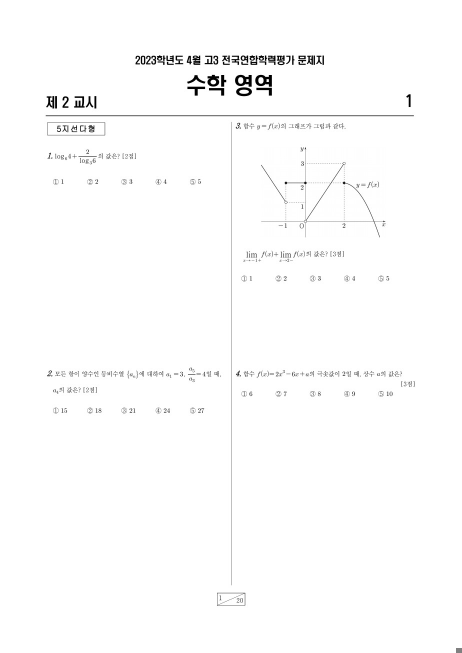
#> input picture base.jpg, 924 x 1306 px (shown at 1/2 size); its folder holds only this picture in this run
$ python -i findQuesion.py   (imports and definitions only)
#> lines starting #> are read from the running program, lines starting #| are printed output that depends on the picture; after the words box and inside, x2 and y2 are one past the last pixel; in counts of white or black regions, pixels touching at a corner belong together; pictures that were not available may be replaced by others from this repository, and a replacement may not be noted
### detectFunc.py
import cv2
import numpy as np

# 검정색 단일 채널 만들어주는 함수 검증용으로 만듬
# [75 lines left out: functions createBground, thresRedByRGB, detectEdgeByCanny, thresRedByHSV, detectEdgeBySobel, not called in this run]

def convert2gray(image):
    imgray = cv2.cvtColor(image, cv2.COLOR_BGR2GRAY)
    blur = cv2.GaussianBlur(imgray, ksize=(3,3), sigmaX=0)
    return blur

### findQuesion.py
import detectFunc as df
import numpy as np
import webbrowser
import cv2
import os

# 화면 자르기 (중앙선 제일 위 s, 아래 e, 좌우 넓이 w)
# [5 lines left out: function page_cut, not called in this run]

# 화면 자르기 전처리
def make(image):
    h=[]
    w=[]
    img_gray = df.convert2gray(image)
    thres = cv2.threshold(img_gray, 0, 255, cv2.THRESH_BINARY+cv2.THRESH_OTSU)[1]

    edgesx = cv2.Sobel(thres, -1, 1, 0, scale=4)
    edgesy = cv2.Sobel(thres, -1, 0, 1, scale=4)
    edges = cv2.addWeighted (edgesx, 1, edgesy, 1, 0)
    lines = cv2.HoughLinesP(edges, 1, np.pi/180, 300,minLineLength=600,maxLineGap = 90)

    # 모의고사 상단 선, 중간 선 검출
    for i in range(len(lines)):
        for x1,y1,x2,y2 in lines[i]:
            if y1 == y2:
                h.append([x1,y1])
                h.append([x2,y2])

            if x1==x2:
                w.append([x1,y1])
                w.append([x2,y2])

    #가로선 h
    high=min(h, key=lambda x:x[1])
    max_h=max(h, key=lambda x:x[1]==high[1])

    #세로선 w
    max_w=max(w, key=lambda x:x[1])
    min_w=min(w, key=lambda x:x[1])

    cv2.line(image, min_w, max_w, (0,0,255), 1)

    right, left = page_cut(image,max_h[1], max_w[1], max_w[0])

    return right, left

# 문제 영역 찾기(좌우잘린 원본문제)
# [100 lines left out: functions findQuestionArea, findCross, findCrossInPic, is_rec_overlap, make_rec, findWrong, not called in this run]

# picture과 orgin의 유사도 출력
def templete_match(origin, picture):

    methods = ['cv2.TM_CCOEFF_NORMED']

    for i, method_name in enumerate(methods):
        method = eval(method_name) # 문자열을 함수에 사용하도록 변환

        # 템플릿 매칭
        res = cv2.matchTemplate(picture, origin, method)

        min_val, max_val, min_loc, max_loc = cv2.minMaxLoc(res)

        if method in [cv2.TM_SQDIFF, cv2.TM_SQDIFF_NORMED]:
            match_val = min_val # 최소값(좋은 매칭)

        else:
            match_val = max_val # 최대값(좋은 매칭)

    return match_val

# 채점된 이미지파일로 원본 이미지파일 찾기
def find_origin(origin_dir, draw):
    val_list = []

    for origin in os.listdir(origin_dir) :
        # if template_file.startswith("test"):
        # startswitch는 origin_dir 내부에 원본 이미지 외에 다른 폴더나
        # 다른 이미지가 같이섞여있으면 특정 텍스트 포함한 이미지만 추출
        origin_path = os.path.join(origin_dir,origin)
        origin_img = cv2.imread(origin_path)
        val= templete_match(origin_img, draw)
        val_list.append((val,origin_img))

    # print(val_list)

    val_list.sort(reverse=True)

    #내림차순 정렬한 튜플에서 image 반환
    return val_list[0][1]

# 틀린 문제파일들을 지움
# [45 lines left out: functions deleteAllFiles, trimWrongImg, not called in this run]

# 채점된 이미지 파일에서 틀린 문제들을 뽑아내 ./test/wrong 디렉토리에 저장 (사진)
def trimWrongPic(img_path):

#> called with img_path = 'base.jpg'
    picture_draw = cv2.imread(img_path)
#> picture_draw is the input picture: shape (1306, 924, 3); min 0, max 255, mean 252.2
    picture_draw = cv2.resize(picture_draw, dsize=(841,1190))
#> picture_draw: shape (1190, 841, 3)

    picture = find_origin("./test/origin",picture_draw)
#> the loop in templete_match, `for i, method_name in enumerate(methods):` made 1 pass
#> (min_val, max_val, min_loc, max_loc, match_val) on pass 1: (-0.00433, 0.323, (2, 97), (41, 15), 0.323)
#> pass 1, in templete_match, `res = cv2.matchTemplate(picture, origin, method)`:
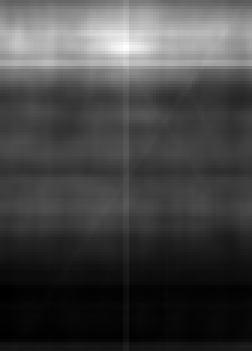
#> res: shape (117, 84) float32 (shown 3 times larger); min -0.00433, max 0.323, mean 0.0839; drawn with min black and max white
#> in find_origin, `val= templete_match(origin_img, draw)`: val = 0.323
    picture = cv2.resize(picture, dsize=(841,1190))

    p_right,p_left=make(picture)
#> in make, `thres = cv2.threshold(img_gray, 0, 255, cv2.THRESH_BINARY+cv2.THRESH_O..`:
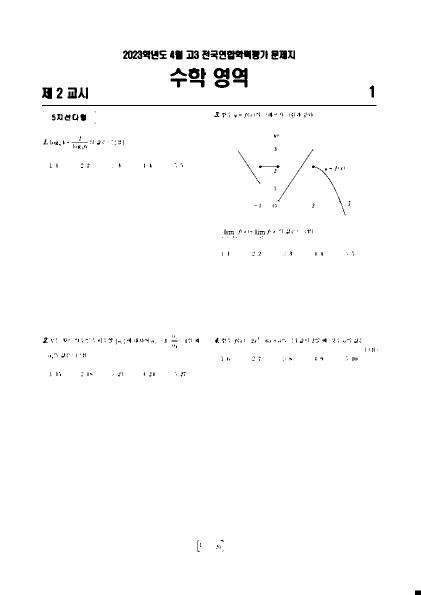
#> thres: shape (1190, 841) (shown at 1/2 size); 98.7% white; 393 black regions (323 under 20 px), largest, box (x1, y1, x2, y2) and area: (84, 210, 753, 212) 1338, (464, 136, 495, 175) 701, (246, 101, 301, 119) 611
#> in make, `edgesx = cv2.Sobel(thres, -1, 1, 0, scale=4)`:
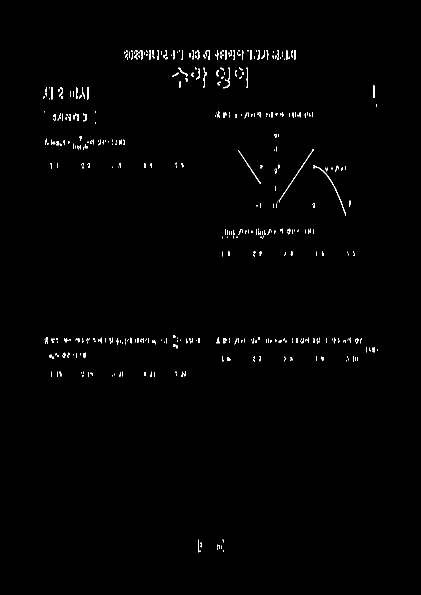
#> edgesx: shape (1190, 841) (shown at 1/2 size); 0.76% white in thin lines or dots, all inside (x1, y1, x2, y2) = (86, 100, 756, 1105)
#> in make, `edgesy = cv2.Sobel(thres, -1, 0, 1, scale=4)`:
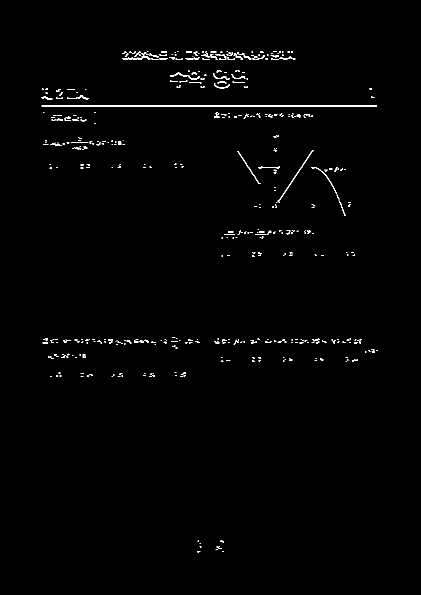
#> edgesy: shape (1190, 841) (shown at 1/2 size); 0.87% white in thin lines or dots, all inside (x1, y1, x2, y2) = (83, 103, 756, 1105)
#> in make, `edges = cv2.addWeighted (edgesx, 1, edgesy, 1, 0)`:
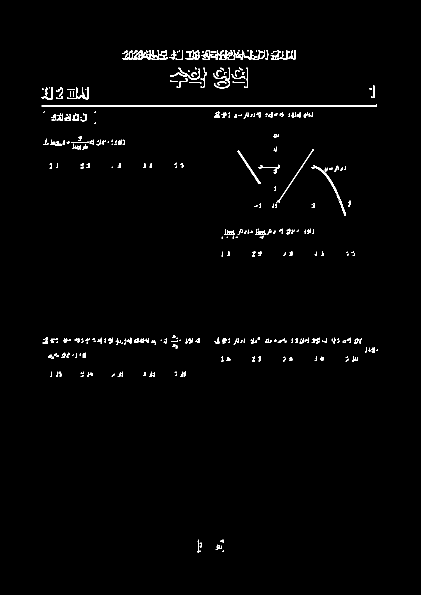
#> edges: shape (1190, 841) (shown at 1/2 size); 1.3% white in thin lines or dots, all inside (x1, y1, x2, y2) = (83, 100, 756, 1105)
#> in make, `lines = cv2.HoughLinesP(edges, 1, np.pi/180, 300,minLineLength=600,max..`: lines = [[83, 212, 753, 212], [83, 211, 753, 211]]
#> the loop in make, `for i in range(len(lines)):` made 2 passes
#> after the loop in make, `for i in range(len(lines)):`: h = [[83, 212], [753, 212], [83, 211], [753, 211]]; w = []
#> in make, `high=min(h, key=lambda x:x[1])`: high = [83, 211]
    pd_right,pd_left=make(picture_draw)

    count_pl = findQuestionArea(p_left)
    count_pr = findQuestionArea(p_right)

    line_pr = findCrossInPic(pd_right)
    line_pl = findCrossInPic(pd_left)

    rect_pr = make_rec(line_pr)
    rect_pl = make_rec(line_pl)

    wrong_l = findWrong(count_pl, rect_pl, p_left)
    wrong_r = findWrong(count_pr, rect_pr, p_right)

    file_name = './test/wrong/wrong_'
    num = '1'
    suffix = '.png'

    if wrong_l is not None:
        for wrong in wrong_l:
            x, y, w, h = cv2.boundingRect(wrong)
            img = p_left[y: y + h, x : x + w]
            cv2.imwrite(file_name + num + suffix, img)
            num = str(int(num) + 1)

    if wrong_r is not None:
        for wrong in wrong_r:
            x, y, w, h = cv2.boundingRect(wrong)
            img = p_right[y: y + h, x : x + w]
            cv2.imwrite(file_name + num + suffix, img)
            num = str(int(num) + 1)

    num = str(int(num) - 1)
    return int(num)

#> (the run stopped early here; a loop or call above may not have finished)

$ run again, on problem.jpg
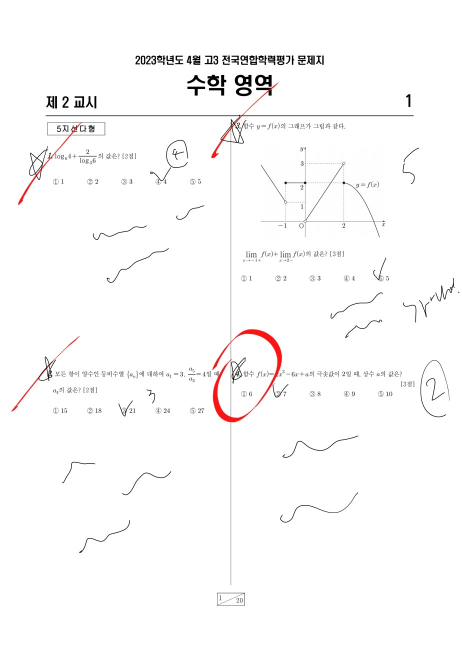
#> input picture problem.jpg, 924 x 1306 px (shown at 1/2 size)
#> in trimWrongPic, picture_draw is the input picture: shape (1306, 924, 3); mean B, G, R 250.4, 250.4, 251.2
#> picture_draw: shape (1190, 841, 3)
#> the loop in templete_match, `for i, method_name in enumerate(methods):` made 1 pass
#> (min_val, max_val, min_loc, max_loc, match_val) on pass 1: (0.00474, 0.231, (19, 112), (41, 15), 0.231)
#> pass 1, in templete_match, `res = cv2.matchTemplate(picture, origin, method)`:
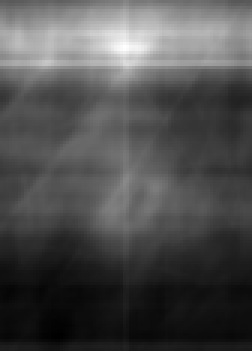
#> res: shape (117, 84) float32 (shown 3 times larger); min 0.00474, max 0.231, mean 0.0747; drawn with min black and max white
#> val = 0.231
#> thres: shape (1190, 841); 97.4% white; 378 black regions (250 under 20 px), largest, box (x1, y1, x2, y2) and area: (387, 600, 525, 770) 3727, (83, 136, 753, 288) 3190, (33, 222, 157, 373) 1376
#> edgesx: shape (1190, 841); 1.7% white in thin lines or dots, all inside (x1, y1, x2, y2) = (22, 99, 837, 1105)
#> edgesy: shape (1190, 841); 1.7% white in thin lines or dots, all inside (x1, y1, x2, y2) = (20, 103, 837, 1105)
#> in make, `edges = cv2.addWeighted (edgesx, 1, edgesy, 1, 0)`:
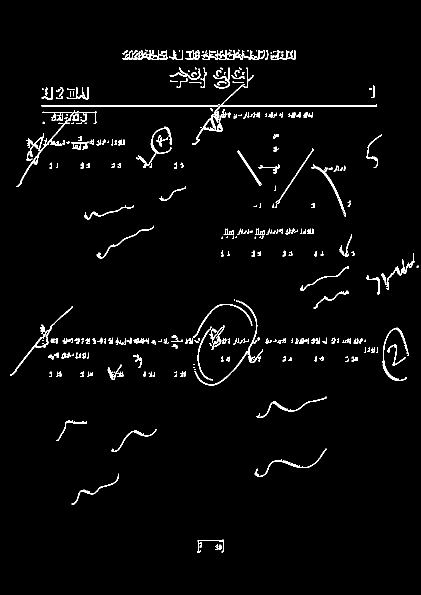
#> edges: shape (1190, 841) (shown at 1/2 size); 2.6% white in thin lines or dots, all inside (x1, y1, x2, y2) = (20, 99, 837, 1105)
#> lines = [[82, 211, 753, 211], [83, 212, 753, 212]]
#> the loop in make, `for i in range(len(lines)):` made 2 passes
#> after the loop in make, `for i in range(len(lines)):`: h = [[82, 211], [753, 211], [83, 212], [753, 212]]; w = []
#> high = [82, 211]
